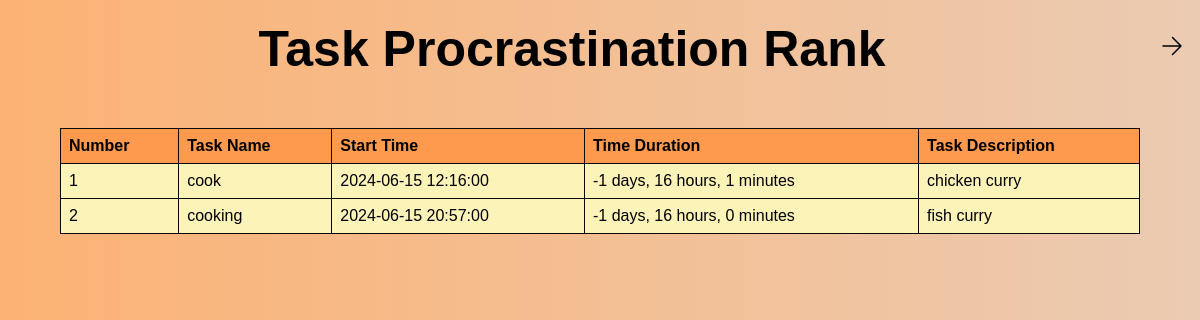
The app's page /rank with its own data.
### test.py (models this page shows)
class Task(db.Model):
    id = db.Column(db.Integer, primary_key=True)
    task_name = db.Column(db.String(150), nullable=False)
    task_description = db.Column(db.Text, nullable=False)
    task_date = db.Column(db.DateTime, nullable=False, default=datetime.utcnow)
    completion_time = db.Column(db.DateTime, nullable=True)
    status = db.Column(db.String(20), nullable=False, default='Pending')

### test.py (the view)
@app.route('/rank')
def rank():
    tasks = Task.query.all()
    sorted_tasks = []
    for task in tasks:
        if task.completion_time is not None:
            procrastination_level = task.completion_time - task.task_date
            sorted_tasks.append((task, procrastination_level))
    sorted_tasks.sort(key=lambda x: x[1], reverse=True)
    return render_template('rank.html', tasks=sorted_tasks)

### templates/rank.html (shortened to what this page needs)
<!DOCTYPE html>
<html>
<head>
    <link rel="stylesheet" href="{{ url_for('static', filename='css/rank.css') }}">
</head>
<body>
    <header>
        <nav>
            <ul>
                <li style="float:right; list-style-type: none;">
                    <a href="{{ url_for('homepage') }}">
                        <svg width="24px" height="24px" viewBox="0 0 24 24" stroke-width="1.5" fill="none" xmlns="http://www.w3.org/2000/svg" color="#000000">
                            <path d="M3 12L21 12M21 12L12.5 3.5M21 12L12.5 20.5" stroke="#000000" stroke-width="1.5" stroke-linecap="round" stroke-linejoin="round"></path>
                        </svg>
                    </a>
                </li>
            </ul>
        </nav>
    </header>
    <h1>Task Procrastination Rank</h1>
    <table border="1">
        <tr>
            <th>Number</th>
            <th>Task Name</th>
            <th>Start Time</th>
            <th>Time Duration</th>
            <th>Task Description</th>
        </tr>
        {% for task, procrastination_level in tasks %}
        <tr>
            <td>{{ loop.index }}</td>
            <td>{{ task.task_name }}</td>
            <td>{{ task.task_date.strftime('%Y-%m-%d %H:%M:%S') }}</td>
            <td>{{ procrastination_level.days }} days, {{ procrastination_level.seconds // 3600 }} hours, {{ (procrastination_level.seconds // 60) % 60 }} minutes</td>
            <td>{{ task.task_description }}</td>
        </tr>
        {% endfor %}
    </table>
</body>
</html>

### static/css/rank.css (style rules this page uses)
body { font-family: Arial, sans-serif; margin: 0; padding: 0; background-image: linear-gradient(to right, rgb(252, 178, 116), rgb(235, 203, 178)); }
h1 { font-size: 50px; text-align: center; margin-top: 20px; margin-bottom: 50px; }
table { width: 90%; border-collapse: collapse; margin: 0 auto; }
th, td { border: 1px solid #090909; padding: 8px; text-align: left; }
th { background-color: #fd9a4d; }
tr:nth-child(even) { background-color: #fcf3b9; }
tr:nth-child(odd) { background-color: #fcf3b9; }
li { float: left; }
li a { display: block; color: rgb(0, 0, 0); text-align: center; padding: 14px 16px; text-decoration: none; }

### records on screen
Task: task_name "cook", task_date "2024-06-15 12:16:00", days "-1", seconds "16", (procrastination_level.seconds//60)%60 "1", task_description "chicken curry"
Task: task_name "cooking", task_date "2024-06-15 20:57:00", days "-1", seconds "16", seconds "0", task_description "fish curry"
